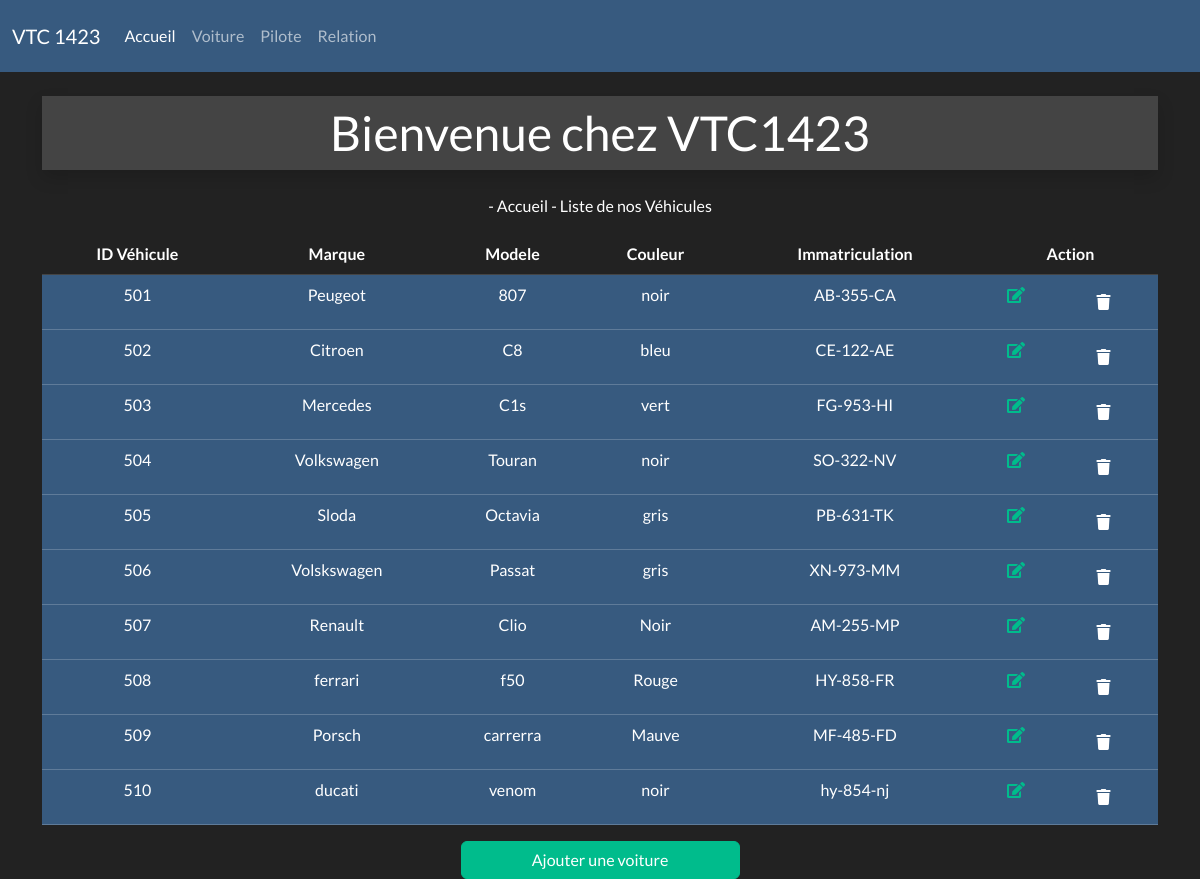
/cars, run on the app's committed database.
### tables this page shows
CREATE TABLE IF NOT EXISTS `vehicule` (
  `id_vehicule` int(11) NOT NULL AUTO_INCREMENT,
  `marque` varchar(255) NOT NULL,
  `modele` varchar(255) NOT NULL,
  `couleur` varchar(255) NOT NULL,
  `immatriculation` varchar(255) NOT NULL,
  PRIMARY KEY (`id_vehicule`)
);

### controller/CarController.php (called while the page is built, shortened)
<?php
require_once "./modele/CarManager.php";
class CarController {
    private $carManager;
    public function __construct(){
        $this->carManager = new CarManager;
        $this->carManager->loadCars();
    }
    public function displayCars(){
        $cars = $this->carManager->getCars();
        require_once "view/cars.view.php";
    }
}

### modele/CarManager.php (called while the page is built, shortened)
<?php
require_once "Car.php";
require_once "Manager.php";
class CarManager extends Manager
{
    private $cars;
    public function addCar($car)
    {
        $this->cars[] = $car;
    }
    public function getCars()
    {
        return $this->cars;
    }
    public function loadCars()
    {
        $req = $this->getBdd()->prepare("SELECT * FROM vehicule");
        $req->execute();
        $myCars = $req->fetchAll(PDO::FETCH_ASSOC);
    }
}

### modele/Manager.php (called while the page is built, shortened)
<?php
abstract class Manager {
    private $bdd;
    private function setBdd(){
        $this->bdd = new PDO('mysql:host=localhost;dbname=vtc', "root", "");
        $this->bdd->setAttribute(PDO::ATTR_ERRMODE, PDO::ERRMODE_WARNING);
    }
    protected function getBdd(){
        return $this->bdd;
    }
}

### modele/Car.php (called while the page is built, shortened)
<?php
class Car {
    private int $id_vehicule;
    private string $marque;
    private string $modele;
    private string $couleur;
    private string $immatriculation;
    public function __construct($id_vehicule, $marque, $modele, $couleur, $immatriculation)
    {
        $this->id_vehicule =$id_vehicule;
        $this->marque =$marque;
        $this->modele=$modele;
        $this->couleur=$couleur;
        $this->immatriculation=$immatriculation;
    }
    public function getId_vehicule()
    {
        return $this->id_vehicule;
    }
    public function getMarque()
    {
        return $this->marque;
    }
    public function getModele()
    {
        return $this->modele;
    }
    public function getCouleur()
    {
        return $this->couleur;
    }
    public function getImmatriculation()
    {
        return $this->immatriculation;
    }
}

### view/cars.view.php (the view, shortened to what this page needs)
<p>- Accueil - Liste de nos Véhicules</p>
<table class="table table-hover">
  <thead>
    <tr>
      <th scope="col">ID Véhicule</th>
      <th scope="col">Marque</th>
      <th scope="col">Modele</th>
      <th scope="col">Couleur</th>
      <th scope="col">Immatriculation</th>
      <th scope="col" colspan="2">Action</th>
    </tr>
  </thead>
  <tbody>
      <?php foreach ($cars as $car) : ?>
    <tr class="table-primary">
      <td><?= $car->getId_vehicule() ?></th>
      <td><?= $car->getMarque() ?></td>
      <td><?= $car->getModele() ?></td>
      <td><?= $car->getCouleur() ?></td>
      <td><?= $car->getImmatriculation() ?></td>
      <td><a href="<?= URL ?>cars/edit/<?= $car->getId_vehicule() ?>"><i class="fas fa-edit"></i></a></td>
      <td>
      <form action="<?= URL ?>cars/delete/<?= $car->getId_vehicule() ?>" method="POST"
                            onSubmit=" return confirm('Êtes-vous certain de vouloir supprimer ce jeu ?')">
                <button class="btn" type="submit"><i class="fas fa-trash"></i></button>
            </form>
      </td>
    </tr>
    <?php endforeach ?>
  </tbody>
</table>
  <a class="btn btn-success d-block w-25 m-auto" href="<?= URL ?>cars/add">Ajouter une voiture</a>
<?php
$content = ob_get_clean();
$title = "Bienvenue chez VTC1423";
require_once "base.html.php"
?>

### index.php (shortened to what this page needs)
<?php
require_once "controller/CarController.php";
$carController = new CarController;
if (empty($_GET['page'])){
    require_once "view/home.view.php";
}else {
    $url = explode("/", filter_var($_GET['page'],FILTER_SANITIZE_URL));
    switch($url[0]){
        case "cars" :
            if (empty($url[1])){
                $carController->displayCars();
            } elseif ($url[1]==="add"){
                $carController->newCarForm();
            } elseif ($url[1]==="cvalid"){
                $carController->newCarValidation();
            } elseif ($url[1]==="edit"){
                $carController->editCarForm($url[2]);
            } elseif ($url[1]==="editvalid"){
                $carController->editCarValidation();
            }elseif ($url[1]==="delete"){
                $carController->deleteCar($url[2]);
            }
        break;
    }
}

### view/base.html.php (shortened to what this page needs)
<!DOCTYPE html>
<html lang="fr">
<head>
    <link rel="stylesheet" href="https://cdnjs.cloudflare.com/ajax/libs/bootswatch/5.1.3/darkly/bootstrap.min.css" />
    <link href="https://cdnjs.cloudflare.com/ajax/libs/font-awesome/5.13.1/css/all.min.css" rel="stylesheet">
</head>
<body>
<nav class="navbar navbar-expand-lg navbar-dark bg-primary">
  <div class="container-fluid">
    <a class="navbar-brand" href="<?= URL ?>accueil">VTC 1423</a>
    <div class="collapse navbar-collapse" id="navbarColor01">
      <ul class="navbar-nav me-auto">
        <li class="nav-item">
          <a class="nav-link active" href="<?= URL ?>accueil">Accueil
          </a>
        </li>
        <li class="nav-item">
          <a class="nav-link" href="<?= URL ?>cars">Voiture</a>
        </li>
        <li class="nav-item">
          <a class="nav-link" href="<?= URL ?>pilotes">Pilote</a>
        </li>
        <li class="nav-item">
          <a class="nav-link" href="relations">Relation</a>
        </li>
    </div>
    </div>
</nav>
<div class="container text-center">
    <h1 class="my-4 text-center bg-secondary shadow p-2">
        <?= $title?>
    </h1>
    <?= $content ?>
</div>
</body>
</html>

### data on the page
vehicule: id_vehicule "501", marque "Peugeot", modele "807", couleur "noir", immatriculation "AB-355-CA"
vehicule: id_vehicule "502", marque "Citroen", modele "C8", couleur "bleu", immatriculation "CE-122-AE"
vehicule: id_vehicule "503", marque "Mercedes", modele "C1s", couleur "vert", immatriculation "FG-953-HI"
vehicule: id_vehicule "504", marque "Volkswagen", modele "Touran", couleur "noir", immatriculation "SO-322-NV"
vehicule: id_vehicule "505", marque "Sloda", modele "Octavia", couleur "gris", immatriculation "PB-631-TK"
vehicule: id_vehicule "506", marque "Volskswagen", modele "Passat", couleur "gris", immatriculation "XN-973-MM"
vehicule: id_vehicule "507", marque "Renault", modele "Clio", couleur "Noir", immatriculation "AM-255-MP"
vehicule: id_vehicule "508", marque "ferrari", modele "f50", couleur "Rouge", immatriculation "HY-858-FR"
vehicule: id_vehicule "509", marque "Porsch", modele "carrerra", couleur "Mauve", immatriculation "MF-485-FD"
vehicule: id_vehicule "510", marque "ducati", modele "venom", couleur "noir", immatriculation "hy-854-nj"

### other printed values
$title "Bienvenue chez VTC1423"
